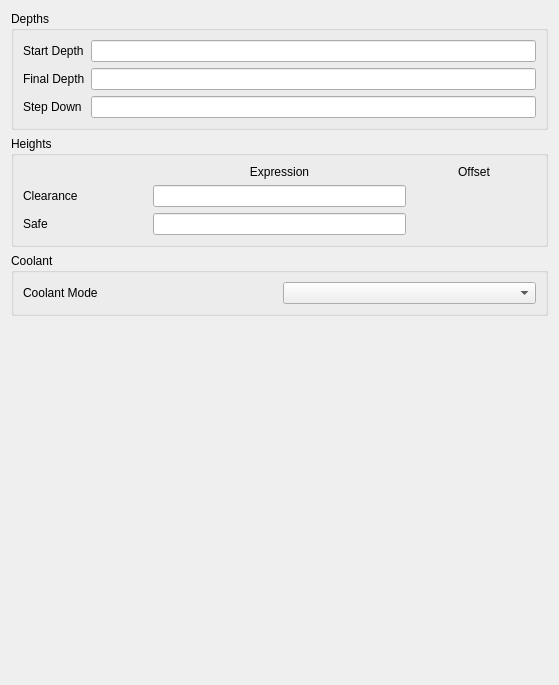
      <widget class="QWidget" name="page_4">
       <property name="geometry">
        <rect>
         <x>0</x>
         <y>0</y>
         <width>559</width>
         <height>685</height>
        </rect>
       </property>
       <attribute name="label">
        <string>Default Values</string>
       </attribute>
       <layout class="QGridLayout" name="gridLayout_13">
        <item row="0" column="0">
         <widget class="QGroupBox" name="groupBox">
          <property name="title">
           <string>Depths</string>
          </property>
          <layout class="QFormLayout" name="formLayout">
           <item row="0" column="0">
            <widget class="QLabel" name="label_3">
             <property name="text">
              <string>Start Depth</string>
             </property>
            </widget>
           </item>
           <item row="0" column="1">
            <widget class="QLineEdit" name="setupStartDepthExpr">
             <property name="toolTip">
              <string>Expression set as the StartDepth of a newly created operation.

Default: OpStartDepth</string>
             </property>
            </widget>
           </item>
           <item row="1" column="0">
            <widget class="QLabel" name="label_4">
             <property name="text">
              <string>Final Depth</string>
             </property>
            </widget>
           </item>
           <item row="1" column="1">
            <widget class="QLineEdit" name="setupFinalDepthExpr">
             <property name="toolTip">
              <string>Expression set as the FinalDepth for a newly created operation.

Default: OpFinalDepth</string>
             </property>
            </widget>
           </item>
           <item row="2" column="0">
            <widget class="QLabel" name="label_6">
             <property name="text">
              <string>Step Down</string>
             </property>
            </widget>
           </item>
           <item row="2" column="1">
            <widget class="QLineEdit" name="setupStepDownExpr">
             <property name="toolTip">
              <string>Expression set as the StepDown of a newly created operation.

Default: OpToolDiameter</string>
             </property>
            </widget>
           </item>
          </layout>
         </widget>
        </item>
        <item row="1" column="0">
         <widget class="QGroupBox" name="groupBox_2">
          <property name="title">
           <string>Heights</string>
          </property>
          <layout class="QGridLayout" name="gridLayout_4">
           <item row="0" column="1" colspan="2">
            <widget class="QLabel" name="label_15">
             <property name="text">
              <string>Expression</string>
             </property>
             <property name="alignment">
              <set>Qt::AlignCenter</set>
             </property>
            </widget>
           </item>
           <item row="0" column="3">
            <widget class="QLabel" name="label_14">
             <property name="text">
              <string>Offset</string>
             </property>
             <property name="alignment">
              <set>Qt::AlignCenter</set>
             </property>
            </widget>
           </item>
           <item row="1" column="0">
            <widget class="QLabel" name="label_13">
             <property name="text">
              <string>Clearance</string>
             </property>
            </widget>
           </item>
           <item row="1" column="1" colspan="2">
            <widget class="QLineEdit" name="setupClearanceHeightExpr">
             <property name="toolTip">
              <string>Expression set as ClearanceHeight for new operations.

Default: &quot;OpStockZMax+SetupSheet.ClearanceHeightOffset&quot;</string>
             </property>
            </widget>
           </item>
           <item row="1" column="3">
            <widget class="Gui::QuantitySpinBox" name="setupClearanceHeightOffs" native="true">
             <property name="toolTip">
              <string>ClearanceHeightOffset - can be used by expressions to set the default ClearanceHeight for new operations.

Default: 3 mm</string>
             </property>
            </widget>
           </item>
           <item row="3" column="0">
            <widget class="QLabel" name="label_7">
             <property name="text">
              <string>Safe</string>
             </property>
            </widget>
           </item>
           <item row="3" column="1" colspan="2">
            <widget class="QLineEdit" name="setupSafeHeightExpr">
             <property name="toolTip">
              <string>Expression set as SafeHeight for new operations.

Default: &quot;OpStockZMax+SetupSheet.SafeHeightOffset&quot;</string>
             </property>
            </widget>
           </item>
           <item row="3" column="3">
            <widget class="Gui::QuantitySpinBox" name="setupSafeHeightOffs" native="true">
             <property name="toolTip">
              <string>SafeHeightOffset can be for expressions to set the SafeHeight for new operations.

Default: &quot;5mm&quot;</string>
             </property>
            </widget>
           </item>
          </layout>
         </widget>
        </item>
        <item row="2" column="0">
         <widget class="QGroupBox" name="groupBox_8">
          <property name="title">
           <string>Coolant</string>
          </property>
          <layout class="QGridLayout" name="gridLayout_12">
           <item row="0" column="0">
            <widget class="QLabel" name="label_17">
             <property name="text">
              <string>Coolant Mode</string>
             </property>
            </widget>
           </item>
           <item row="0" column="1">
            <widget class="QComboBox" name="setupCoolantMode"/>
           </item>
          </layout>
         </widget>
        </item>
        <item row="3" column="0">
         <spacer name="verticalSpacer_5">
          <property name="orientation">
           <enum>Qt::Vertical</enum>
          </property>
          <property name="sizeHint" stdset="0">
           <size>
            <width>20</width>
            <height>40</height>
           </size>
          </property>
         </spacer>
        </item>
       </layout>
      </widget>
